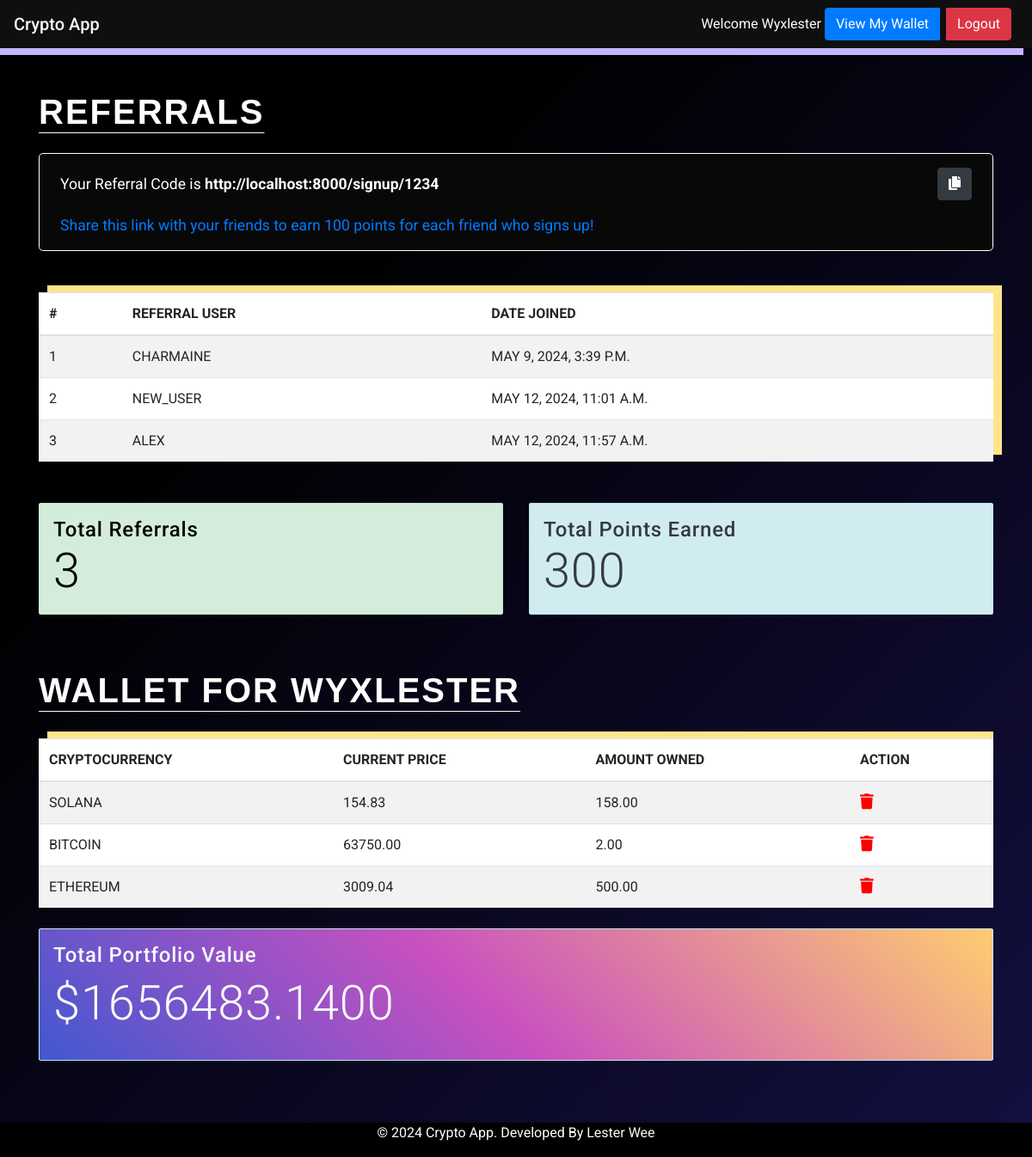
The page /portfolio/ (signed in) on the database its author committed.
### mainapp/models.py (models this page shows, shortened)
class Profile(models.Model):
    user = models.OneToOneField(User, on_delete=models.CASCADE)
    referral_code = models.CharField(max_length=10, unique=True)
    bonus = models.IntegerField(default=0)

class Referal(models.Model):
    user = models.ForeignKey(User, on_delete=models.CASCADE)
    referrer = models.ForeignKey(User, on_delete=models.CASCADE, related_name='referrals')

class Cryptocurrency(models.Model):
    user = models.ForeignKey(User, on_delete=models.CASCADE, related_name='cryptocurrencies', null=True)
    id_from_api = models.CharField(max_length=50)
    name = models.CharField(max_length=50)
    symbol = models.CharField(max_length=10)
    current_price = models.DecimalField(max_digits=10, decimal_places=2)
    quantity = models.DecimalField(max_digits=10, decimal_places=2, default=1)
    class Meta:
        unique_together = ('user', 'name')

class Portfolio(models.Model):
    user = models.ForeignKey(User, on_delete=models.CASCADE, related_name='portfolios')
    total_value = models.DecimalField(max_digits=15, decimal_places=2)

### mainapp/views.py (the view, shortened to what this page needs)
# urls.py: path("portfolio/", views.portfolio_view, name="portfolio"),
@login_required(login_url="login")
def portfolio_view(request):
    current_user = request.user
    referral_code = current_user.profile.referral_code
    referrals = Referal.objects.filter(referrer=current_user)
    total_bonus = current_user.profile.bonus
    user_cryptocurrencies = Cryptocurrency.objects.filter(user=current_user)
    if user_portfolio := Portfolio.objects.filter(user=current_user).first():
        portfolio = Portfolio.objects.get(user=current_user)
        new_portfolio_value = 0
        user_cryptocurrencies = Cryptocurrency.objects.filter(user=current_user)
        for cryptocurrency in user_cryptocurrencies:
            total_value = cryptocurrency.quantity * cryptocurrency.current_price
            new_portfolio_value += total_value
        portfolio.total_value = new_portfolio_value
        portfolio.save()
        context = {
            'current_user': current_user,
            'referral_code': referral_code,
            'user_cryptocurrencies': user_cryptocurrencies,
            'user_portfolio': user_portfolio,
            'referrals': referrals,
            'total_bonus': total_bonus,
            'new_portfolio_value': new_portfolio_value,
        }
    return render(request, 'portfolio.html', context)

### templates/portfolio.html (shortened to what this page needs)
{% extends 'base.html' %}
{% block content %}
<h1 class="mb-4 custom-heading">REFERRALS</h1>
<div class="my-4 py-3 px-4 rounded-lg referral-code">
  <div class="d-flex align-items-center justify-content-between">
    <p class="mb-0">Your Referral Code is <strong>http://localhost:8000/signup/{{ referral_code }}</strong></p>
    <button class="btn btn-dark btn-md copy-btn" onclick="sendToClipboard()"><i class="fas fa-copy"></i></button>
  </div>
  <p class="ml-0 mt-3 mb-0"><a href="http://localhost:8000/signup/{{ referral_code }}">Share this link with your friends to earn 100 points for each friend who signs up!</a></p>
</div>
{% if referrals %}
<div class="mb-5">
<table class="table table-striped table-hover custom-table mt-5">
    <thead>
      <tr>
        <th scope="col">#</th>
        <th scope="col">Referral User</th>
        <th scope="col">Date Joined</th>
      </tr>
    </thead>
    <tbody>
      {% for referral in referrals %}
        <tr>
          <td>{{ forloop.counter }}</td>
          <td>{{ referral.user }}</td>
          <td>{{ referral.user.date_joined }}</td>
        </tr>
      {% endfor %}
    </tbody>
  </table>
  <div class="row mt-5">
    <div class="col-md-6">
      <div class="alert alert-success py-3 mb-3">
        <h4 class="mb-0">Total Referrals</h4>
        <p class="mb-0 display-4">{{ referrals|length }}</p>
      </div>
    </div>
    <div class="col-md-6">
      <div class="alert alert-info py-3 mb-3">
        <h4 class="mb-0 text-dark">Total Points Earned</h4>
        <p class="mb-0 display-4 text-dark">{{ total_bonus }}</p>
      </div>
    </div>
  </div>
</div>
{% else %}
<div class="alert alert-danger my-4 p-3 rounded text-center text-light">
  You have not referred any friends yet.
</div>
{% endif %}
<h1 class="mb-4 mt-5 custom-heading">Wallet for {{ current_user|upper }}</h1>
{% if user_cryptocurrencies %}
  <div class="table-responsive">
    <table class="table table-striped mb-4 mt-2 custom-table">
      <thead>
        <tr>
          <th scope="col">Cryptocurrency</th>
          <th scope="col">Current Price</th>
          <th scope="col">Amount Owned</th>
          <th scope="col">Action</th>
        </tr>
      </thead>
      <tbody>
        {% for crypto in user_cryptocurrencies %}
          <tr>
            <td>{{ crypto.name }}</td>
            <td>{{ crypto.current_price }}</td>
            <td>{{ crypto.quantity }}</td>
            <td><a href="{% url 'delete_from_portfolio' crypto.id %}"><i class="fa fa-trash red-arrow"></i></a></td>
          </tr>
        {% endfor %}
      </tbody>
    </table>
  </div>
    <div class="alert alert-info py-3 mb-3 fancy-color">
      <h4 class="mb-0 text-light">Total Portfolio Value</h4>
      <p class="mt-2 display-4 text-light">${{ new_portfolio_value }}</p>
    </div>
{% else %}
<div class="alert alert-danger my-3 p-3 rounded text-center text-light">
  You have not added any cryptocurrencies to your portfolio yet.
</div>
<p><a class="btn btn-primary" href="{% url 'home' %}">Add Cryptocurrencies</a></p>
{% endif %}
<br><br><br><br>
{% endblock %}

### templates/base.html (shortened to what this page needs)
{% load static %}
<!doctype html>
<html lang="en">
  <head>
    <link href="{% static 'css/custom.css' %}" rel="stylesheet">
    <link rel="stylesheet" href="https://stackpath.bootstrapcdn.com/bootstrap/4.3.1/css/bootstrap.min.css">
    <link href="https://cdnjs.cloudflare.com/ajax/libs/font-awesome/5.13.0/css/all.min.css" rel="stylesheet">
  </head>
  <body>
    {% include 'navbar.html' %}
    <div class="container">
      {% block content %}
      {% endblock content %}
    </div>
    {% include 'footer.html' %}
  </body>
</html>

### templates/navbar.html (shortened to what this page needs)
<nav class="navbar navbar-expand-md">
  <a class="navbar-brand text-light my-2 my-sm-0 custom-nav-logo" href="{% url 'home' %}">Crypto App</a>
    <div class="collapse navbar-collapse" id="navbarNav">
      {% if user.is_authenticated %}
        <span>Welcome {{ user.username | capfirst }}</span>
      {% endif %}
      <ul class="navbar-nav">
        {% if user.is_authenticated %}
        <div class="btn-group" role="group">
          <a class="btn btn-primary my-2 my-sm-0 mr-2" href="{% url 'portfolio' %}">View My Wallet</a>
          <a class="btn btn-danger my-2 my-sm-0 mr-2" href="{% url 'logout' %}">Logout</a>
        </div>
        {% else %}
        <div class="btn-group" role="group">
          <a class="btn btn-primary my-2 my-sm-0 mr-2" href="{% url 'login' %}">Login</a>
          <a class="btn btn-success my-2 my-sm-0" href="{% url 'signup' %}">Signup</a>
        </div>
        {% endif %}
      </ul>
    </div>
  </nav>

### templates/footer.html (shortened to what this page needs)
{% load static %}
<footer>
        <div class="row justify-content-center">
            <div class="col-lg-12 col-md-12 col-sm-12 col-xs-12">
                <div class="copy-right text-center">
                    <p>© 2024 Crypto App. Developed By <a href="#" class="text-light">Lester Wee</a></p>
                </div>
            </div>
        </div>
</footer>

### crypto/static/css/custom.css (style rules this page uses)
body { overflow-x: hidden !important; color: white !important; font-family: 'Roboto', sans-serif !important; background-color: #130f40 !important; background-image: linear-gradient(315deg, #130f40 0%, #000000 74%) !important; background-repeat: no-repeat !important; background-attachment: fixed !important; background-size: cover !important; min-height: 100vh !important; }
.red-arrow { font-size: 18px; color: red }
.custom-nav-logo { font-family: 'Roboto', sans-serif; font-size: 24px; font-weight: 500; }
nav { box-shadow: -10px 8px 0px rgb(196 181 253); background: #0f0f0f; color: white; margin-bottom: 50px; position: fixed ; top: 0; width: 100%; z-index: 1; }
footer { position: fixed; left: 0; bottom: 0; width: 100%; background-color: rgb(0, 0, 0); color: white; text-align: center; }
.referral-code { background-color: #080808; border-radius: 5px; padding: 1rem; margin-bottom: 1rem; border: 1px solid #fff; }
.referral-code p { font-size: 1.1rem; }
.custom-heading { font-family: 'Montserrat', sans-serif; font-size: 2.5rem; font-weight: 600; letter-spacing: 2px; text-transform: uppercase; text-decoration: underline #fff solid 1px; text-underline-offset: 10px; margin-bottom: 1rem; }
.custom-table { text-transform: uppercase; width: 100%; margin-bottom: 1rem; color: #fff; background-color: rgba(255, 255, 255); box-shadow: 10px -8px 0px rgb(253 230 138); }
th, td { padding: 0.75rem; vertical-align: middle; border-top: 1px solid rgba(255, 255, 255, 0.1); }
th { font-weight: bold; text-transform: uppercase; border-bottom: 5px solid rgb(0, 0, 0) text-align: center; font-family: 'Roboto', sans-serif; }
.alert { border-radius: 2px !important; color: #fff !important; font-weight: bold !important; font-size: 1rem !important; letter-spacing: 0.05em !important; font-weight: 300 !important; padding: 0.5rem 1rem !important; }
.alert-success { background-color: #007f1e; color: rgb(0, 0, 0) !important; font-weight: bold !important; }
.alert-info { background-color: #009cb4; color: rgb(0, 0, 0) !important; font-weight: bold !important; }
.fancy-color { background-color: #4158D0; background-image: linear-gradient(43deg, #4158D0 0%, #C850C0 46%, #FFCC70 100%); }

### rows shown on the page
Profile: referral_code "1234"
Referal: user "CHARMAINE", user.date_joined "MAY 9, 2024, 3:39 P.M."
Referal: user "NEW_USER", user.date_joined "MAY 12, 2024, 11:01 A.M."
Referal: user "ALEX", user.date_joined "MAY 12, 2024, 11:57 A.M."
Cryptocurrency: name "SOLANA", current_price "154.83", quantity "158.00"
Cryptocurrency: name "BITCOIN", current_price "63750.00", quantity "2.00"
Cryptocurrency: name "ETHEREUM", current_price "3009.04", quantity "500.00"
Portfolio: total_value "1656483.1400"

### other values the page prints
{{ user.username | capfirst }} "Wyxlester"
{{ referrals|length }} "3"
{{ total_bonus }} "300"
{{ current_user|upper }} "WYXLESTER"
